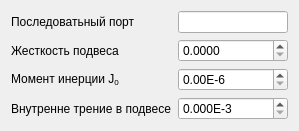
<ui version="4.0" >
 <class>TornPendCfgForm</class>
 <widget class="QWidget" name="TornPendCfgForm" >
  <property name="geometry" >
   <rect>
    <x>0</x>
    <y>0</y>
    <width>299</width>
    <height>124</height>
   </rect>
  </property>
  <property name="windowTitle" >
   <string>Form</string>
  </property>
  <layout class="QGridLayout" >
   <item row="0" column="0" >
    <widget class="QLabel" name="label" >
     <property name="sizePolicy" >
      <sizepolicy vsizetype="Preferred" hsizetype="Fixed" >
       <horstretch>0</horstretch>
       <verstretch>0</verstretch>
      </sizepolicy>
     </property>
     <property name="text" >
      <string>Последоватьный порт</string>
     </property>
    </widget>
   </item>
   <item row="0" column="1" >
    <widget class="QLineEdit" name="leSerialPortName" />
   </item>
   <item row="1" column="0" >
    <widget class="QLabel" name="label_2" >
     <property name="sizePolicy" >
      <sizepolicy vsizetype="Preferred" hsizetype="Fixed" >
       <horstretch>0</horstretch>
       <verstretch>0</verstretch>
      </sizepolicy>
     </property>
     <property name="text" >
      <string>Жесткость подвеса</string>
     </property>
    </widget>
   </item>
   <item row="1" column="1" >
    <widget class="QDoubleSpinBox" name="dsbKb" >
     <property name="decimals" >
      <number>4</number>
     </property>
     <property name="maximum" >
      <double>4.000000000000000</double>
     </property>
    </widget>
   </item>
   <item row="2" column="0" >
    <widget class="QLabel" name="label_3" >
     <property name="sizePolicy" >
      <sizepolicy vsizetype="Preferred" hsizetype="Fixed" >
       <horstretch>0</horstretch>
       <verstretch>0</verstretch>
      </sizepolicy>
     </property>
     <property name="text" >
      <string>Момент инерции J&lt;sub>0&lt;/sub></string>
     </property>
    </widget>
   </item>
   <item row="2" column="1" >
    <widget class="QDoubleSpinBox" name="dsbJp" >
     <property name="suffix" >
      <string>E-6</string>
     </property>
     <property name="maximum" >
      <double>500000.000000000000000</double>
     </property>
    </widget>
   </item>
   <item row="3" column="0" >
    <widget class="QLabel" name="label_4" >
     <property name="sizePolicy" >
      <sizepolicy vsizetype="Preferred" hsizetype="Fixed" >
       <horstretch>0</horstretch>
       <verstretch>0</verstretch>
      </sizepolicy>
     </property>
     <property name="text" >
      <string>Внутренне трение в подвесе</string>
     </property>
    </widget>
   </item>
   <item row="3" column="1" >
    <widget class="QDoubleSpinBox" name="dsbQp" >
     <property name="suffix" >
      <string>E-3</string>
     </property>
     <property name="decimals" >
      <number>3</number>
     </property>
    </widget>
   </item>
  </layout>
 </widget>
 <resources/>
 <connections/>
</ui>
